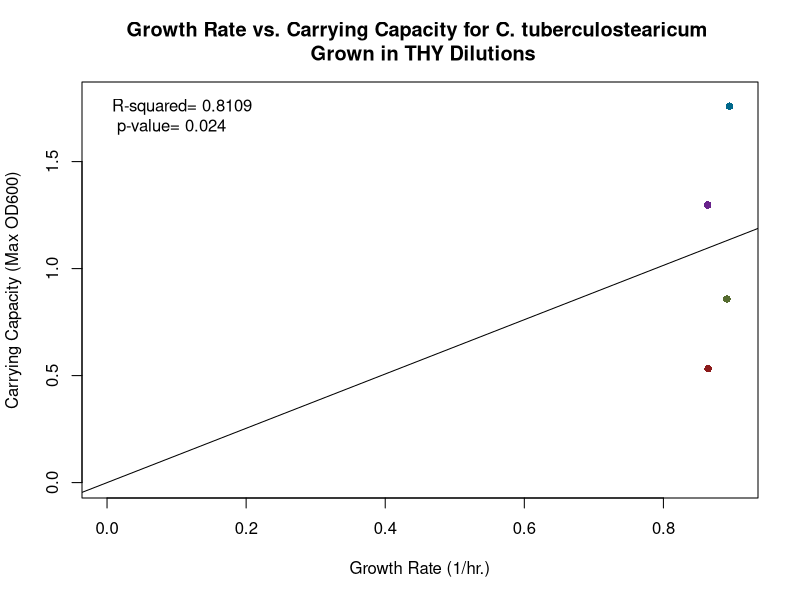
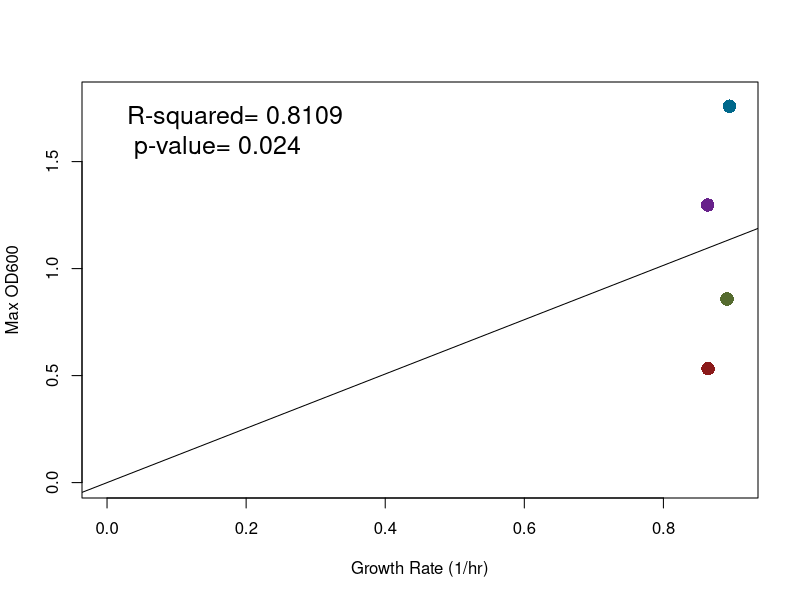
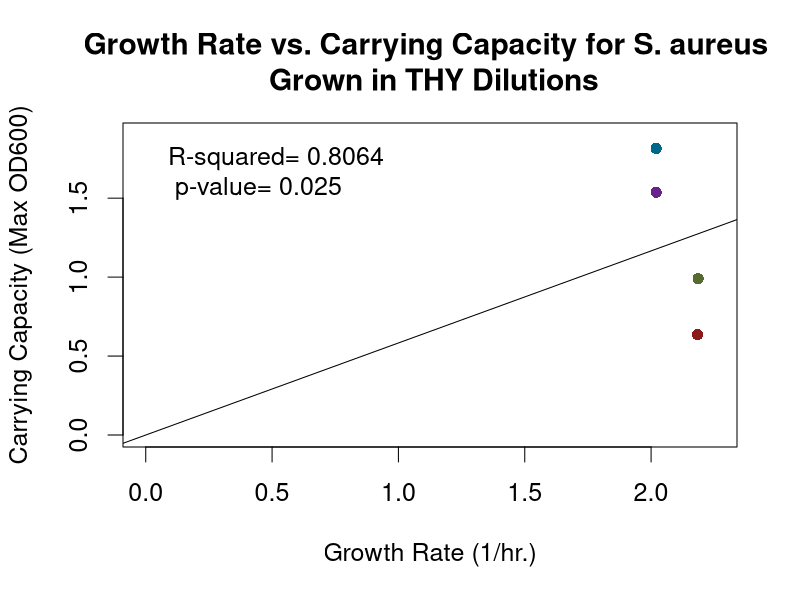
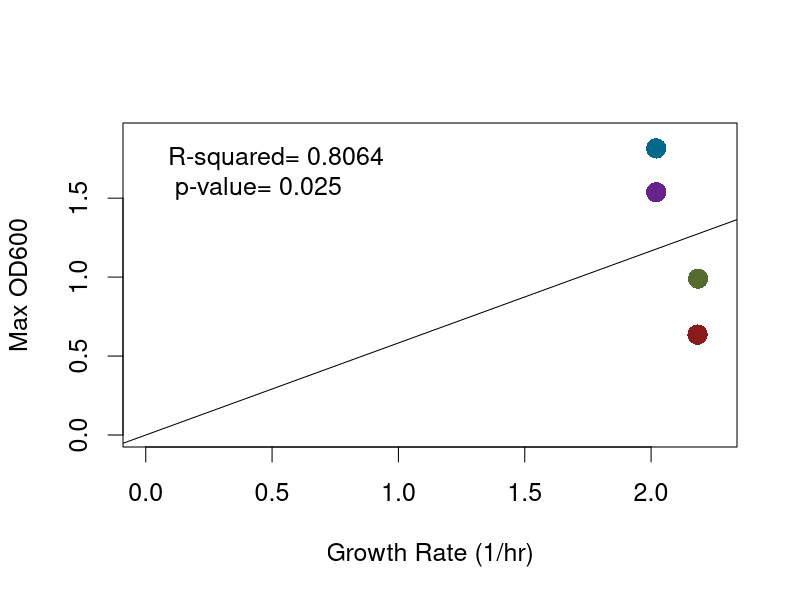
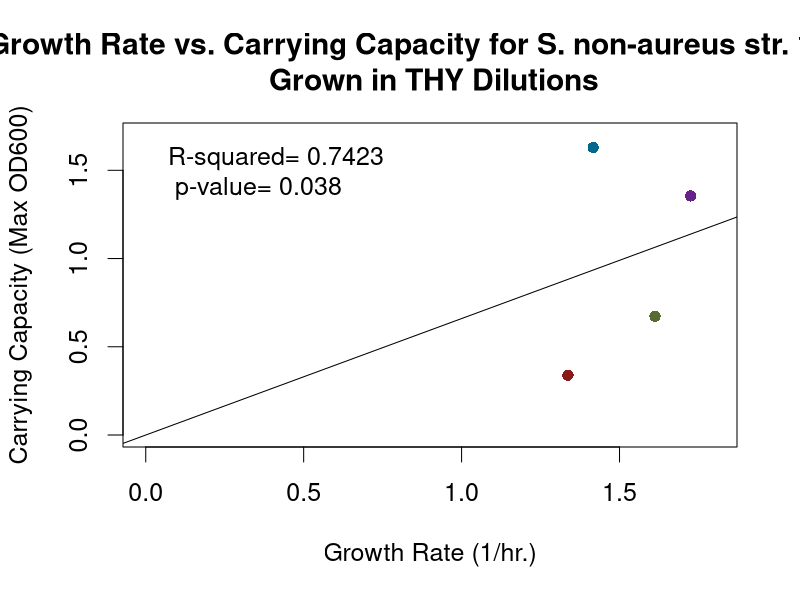
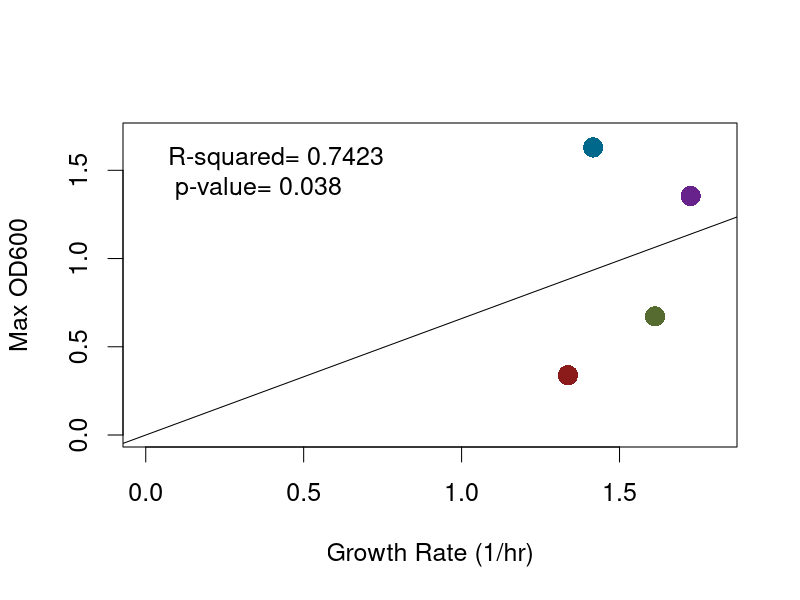
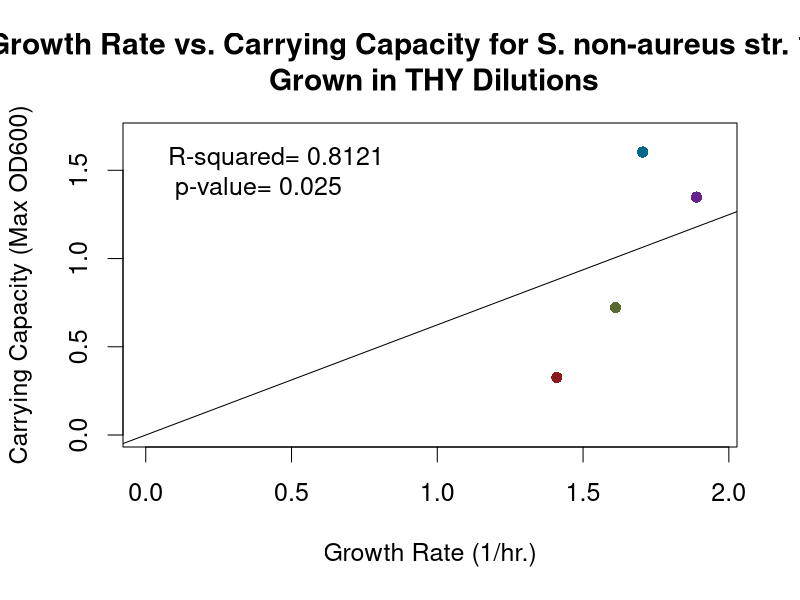
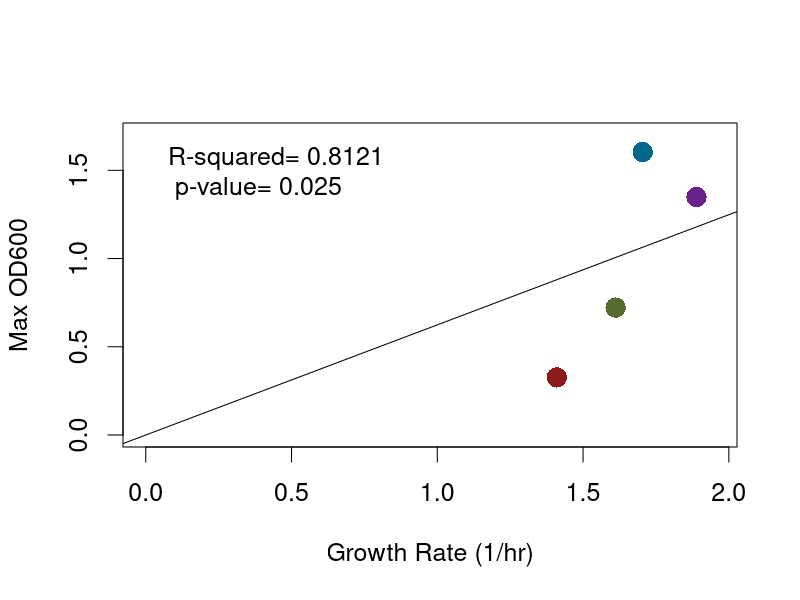

Reproduce these figures in R, in order.
#Last run 04/10/2020

#Clear Workspace 
rm(list=ls())

#################################################
#Create scatterplots for GR-CC relationships
# From 'DATA VERIFICATION_COMPILED' data
#################################################
#C. tuberculostearicum

GR_Ct <- c(0.89495,
           0.8637,
           0.89135,
           0.86425)
Max_Ct <- c(1.75875,
            1.29725,
            0.858,
            0.53225)

DF_Ct <- data.frame(GR_Ct, Max_Ct)
DF_Ct

#Generate a linear regression model of the two variables with the lm function
Ct.lm <- lm(Max_Ct ~ GR_Ct + 1, data=DF_Ct)
Ct.lm2 <- lm(Max_Ct ~ 0 + GR_Ct, data=DF_Ct) #Tells the lm() to fit the line through the origin
summary(Ct.lm)
summary(Ct.lm2)
#Adjusted R-squared:  0.8109
#p-value: 0.024

#Colors
colors <- c("deepskyblue4", "darkorchid4", "darkolivegreen", "firebrick4")

#Create scatter plot of points using plot function
plot(GR_Ct, Max_Ct,
     xlab="Growth Rate (1/hr.)",
     ylab="Carrying Capacity (Max OD600)",
     xlim= c(0, 0.9),
     ylim= c(0, 1.8),
     col = colors,
     main="Growth Rate vs. Carrying Capacity for C. tuberculostearicum \n Grown in THY Dilutions",
     pch=16)

abline(lm(Ct.lm2))
legend("topleft", bty="n", legend= paste("R-squared= 0.8109 \n p-value= 0.024"))

#Create scatter plot of points using plot function - without graph labels
plot(GR_Ct, Max_Ct,
     xlab= "Growth Rate (1/hr)",
     ylab= "Max OD600",
     xlim= c(0, 0.9),
     ylim= c(0, 1.8),
     cex= 1.8,
     col = colors,
     pch=16)

abline(lm(Ct.lm2))
op <- par(cex= 1.5)
legend("topleft", bty="n", legend= paste("R-squared= 0.8109 \n p-value= 0.024"))


###############################################################################################################333                                        
#S. aureus 

GR_Sa <- c(2.020125,
           2.020125,
           2.1861,
           2.183775)
Max_Sa <- c(1.815,
            1.5375,
            0.99,
            0.63575)

DF_Sa <- data.frame(GR_Sa, Max_Sa)
DF_Sa

#Generate a linear regression model of the two variables with the lm function
Sa.lm <- lm(Max_Sa ~ GR_Sa+1, data=DF_Sa)
Sa.lm2 <- lm(Max_Sa ~ 0+GR_Sa, data=DF_Sa) #Tells the lm() to fit the line through the origin
summary(Sa.lm)
summary(Sa.lm2)
#Adjusted R-squared:  0.8064
#p-value: 0.025

#Colors
colors <- c("deepskyblue4", "darkorchid4", "darkolivegreen", "firebrick4")

#Create scatter plot of points using plot funSaion
plot(GR_Sa, Max_Sa,
     xlab="Growth Rate (1/hr.)",
     ylab="Carrying Capacity (Max OD600)",
     xlim= c(0, 2.25),
     ylim= c(0, 1.9),
     col = colors,
     main="Growth Rate vs. Carrying Capacity for S. aureus \n Grown in THY Dilutions",
     pch=16)

abline(lm(Sa.lm2))
legend("topleft", bty="n", legend= paste("R-squared= 0.8064 \n p-value= 0.025"))

#Create scatter plot of points using plot function - without graph labels 
plot(GR_Sa, Max_Sa,
     xlab= "Growth Rate (1/hr)",
     ylab= "Max OD600",
     xlim= c(0, 2.25),
     ylim= c(0, 1.9),
     cex= 1.8,
     col = colors,
     pch=16)

abline(lm(Sa.lm2))
op <- par(cex= 1.5)
legend("topleft", bty="n", legend= paste("R-squared= 0.8064 \n p-value= 0.025"))

##############################################################################################################
#S. non-aureus str. 1839

GR_Sna1839 <- c(1.4166,
                1.725075,
                1.61245,
                1.336775)
Max_Sna1839 <- c(1.6295,
                 1.35475,
                 0.67275,
                 0.339)

DF_Sna1839 <- data.frame(GR_Sna1839, Max_Sna1839)
DF_Sna1839

#Generate a linear regression model of the two variables with the lm function 
Sna1839.lm <- lm(Max_Sna1839 ~ 1+GR_Sna1839, data=DF_Sna1839)
Sna1839.lm2 <- lm(Max_Sna1839 ~ 0+GR_Sna1839, data=DF_Sna1839) #Tells the lm() to fit the line through the origin
summary(Sna1839.lm)
summary(Sna1839.lm2)
#Adjusted R-squared:  0.7423 
#p-value: 0.038

#Colors
colors <- c("deepskyblue4", "darkorchid4", "darkolivegreen", "firebrick4")

#Create scatter plot of points using plot funSna1839ion
plot(GR_Sna1839, Max_Sna1839,
     xlab="Growth Rate (1/hr.)",
     ylab="Carrying Capacity (Max OD600)",
     xlim= c(0, 1.8),
     ylim= c(0, 1.7),
     col = colors,
     main="Growth Rate vs. Carrying Capacity for S. non-aureus str. 1839 \n Grown in THY Dilutions",
     pch=16)

abline(lm(Sna1839.lm2))
legend("topleft", bty="n", legend= paste("R-squared= 0.7423 \n p-value= 0.038"))

#Create scatter plot of points using plot function - without graph labels 
plot(GR_Sna1839, Max_Sna1839,
     xlab= "Growth Rate (1/hr)",
     ylab= "Max OD600",
     xlim= c(0, 1.8),
     ylim= c(0, 1.7),
     cex= 1.8,
     col = colors,
     pch=16)

abline(lm(Sna1839.lm2))
op <- par(cex= 1.5)
legend("topleft", bty="n", legend= paste("R-squared= 0.7423 \n p-value= 0.038"))


#####################################################################################################################
#S. non-aureus str. 1850 

GR_Sna1850 <- c(1.704675,
                1.88905,
                1.611575,
                1.409875)
Max_Sna1850 <- c(1.6035,
                 1.34825,
                 0.722,
                 0.32625)

DF_Sna1850 <- data.frame(GR_Sna1850, Max_Sna1850)
DF_Sna1850

#Generate a linear regression model of the two variables with the lm function 
Sna1850.lm <- lm(Max_Sna1850 ~ 1+GR_Sna1850, data=DF_Sna1850)
Sna1850.lm2 <- lm(Max_Sna1850 ~ 0+GR_Sna1850, data=DF_Sna1850) #Tells the lm() to fit the line through the origin
summary(Sna1850.lm)
summary(Sna1850.lm2)
#Adjusted R-squared:  0.8121
#p-value: 0.025

#Colors
colors <- c("deepskyblue4", "darkorchid4", "darkolivegreen", "firebrick4")

#Create scatter plot of points using plot function
plot(GR_Sna1850, Max_Sna1850,
     xlab="Growth Rate (1/hr.)",
     ylab="Carrying Capacity (Max OD600)",
     xlim= c(0, 1.95),
     ylim= c(0, 1.7),
     col = colors,
     main="Growth Rate vs. Carrying Capacity for S. non-aureus str. 1850 \n Grown in THY Dilutions",
     pch=16)

abline(lm(Sna1850.lm2))
legend("topleft", bty="n", legend= paste("R-squared= 0.8121 \n p-value= 0.025"))


#Create scatter plot of points using plot function - without graph labels 
plot(GR_Sna1850, Max_Sna1850,
     xlab= "Growth Rate (1/hr)",
     ylab= "Max OD600",
     xlim= c(0, 1.95),
     ylim= c(0, 1.7),
     cex= 1.8,
     col = colors,
     pch=16)

abline(lm(Sna1850.lm2))
op <- par(cex= 1.5)
legend("topleft", bty="n", legend= paste("R-squared= 0.8121 \n p-value= 0.025"))

################################################################################################################
#HAVE NOT CHANGED DATA FROM HERE DOWN - CHANGE TO 'DATA VERIFICATION_COMPILED' DATA
#S. non-aureus str. 1867

GR_Sna1867 <- c(1.57855,
                1.696975,
                1.59195,
                1.3573)
Max_Sna1867 <- c(1.62925,
                 1.36425,
                 0.7215,
                 0.36375)

DF_Sna1867 <- data.frame(GR_Sna1867, Max_Sna1867)
DF_Sna1867

#Generate a linear regression model of the two variables with the lm function
Sna1867.lm <- lm(Max_Sna1867 ~ 1+GR_Sna1867, data=DF_Sna1867)
Sna1867.lm2 <- lm(Max_Sna1867 ~ 0+GR_Sna1867, data=DF_Sna1867) #Tells the lm() to fit the line through the origin
summary(Sna1867.lm)
summary(Sna1867.lm2)
#Adjusted R-squared:  0.7949
#p-value: 0.027

#Colors
colors <- c("deepskyblue4", "darkorchid4", "darkolivegreen", "firebrick4")

#Create scatter plot of points using plot function
plot(GR_Sna1867, Max_Sna1867,
     xlab="Growth Rate (1/hr.)",
     ylab="Carrying Capacity (Max OD600)",
     xlim= c(0, 1.75),
     ylim= c(0, 1.7),
     col = colors,
     main="Growth Rate vs. Carrying Capacity for S. non-aureus str. 1867 \n Grown in THY Dilutions",
     pch=16)

abline(lm(Sna1867.lm2))
legend("topleft", bty="n", legend= paste("R-squared= 0.7949 \n p-value= 0.027"))


#Create scatter plot of points using plot function - without graph labels 
plot(GR_Sna1867, Max_Sna1867,
     xlab= "Growth Rate (1/hr)",
     ylab= "Max OD600",
     xlim= c(0, 1.75),
     ylim= c(0, 1.7),
     cex= 1.8,
     col = colors, 
     pch=16)

abline(lm(Sna1867.lm2))
op <- par(cex= 1.5)
legend("topleft", bty="n", legend= paste("R-squared= 0.7949 \n p-value= 0.027"))


#######################################################################################################################
#C. pseudodiphtheriticum 

GR_Cp <- c(0.850575,
           0.711225,
           0.617725,
           0)
Max_Cp <- c(1.761,
            1.38675,
            0.656,
            0.096)

DF_Cp <- data.frame(GR_Cp, Max_Cp)
DF_Cp

#Generate a linear regression model of the two variables with the lm function
Cp.lm <- lm(Max_Cp ~ 1+GR_Cp, data=DF_Cp)
Cp.lm2 <- lm(Max_Cp ~ 0+GR_Cp, data=DF_Cp) #Tells the lm() to fit the line through the origin
summary(Cp.lm)
summary(Cp.lm2)
#Adjusted R-squared:  0.9314
#p-value: 0.005

#Colors
colors <- c("deepskyblue4", "darkorchid4", "darkolivegreen", "firebrick4")

#Create scatter plot of points using plot funCpion
plot(GR_Cp, Max_Cp,
     xlab="Growth Rate (1/hr.)",
     ylab="Carrying Capacity (Max OD600)",
     xlim= c(0, 0.9),
     ylim= c(0, 1.8),
     cex= 1.5,
     col = colors,
     main="Growth Rate vs. Carrying Capacity for C. pseudodiphtheriticum \n Grown in THY Dilutions",
     pch=16)

abline(lm(Cp.lm2))
legend("topleft", bty="n", legend= paste("R-squared= 0.9314  \n p-value= 0.005"))

#Create scatter plot of points using plot function - without graph labels
plot(GR_Cp, Max_Cp,
     xlab= "Growth Rate (1/hr)",
     ylab= "Max OD600",
     xlim= c(0, 0.9),
     ylim= c(0, 1.8),
     cex= 1.8,
     col = colors,
     pch=16)

abline(lm(Cp.lm2))
op <- par(cex= 1.5)
legend("topleft", bty="n", legend= paste("R-squared= 0.9314  \n p-value= 0.005"))
